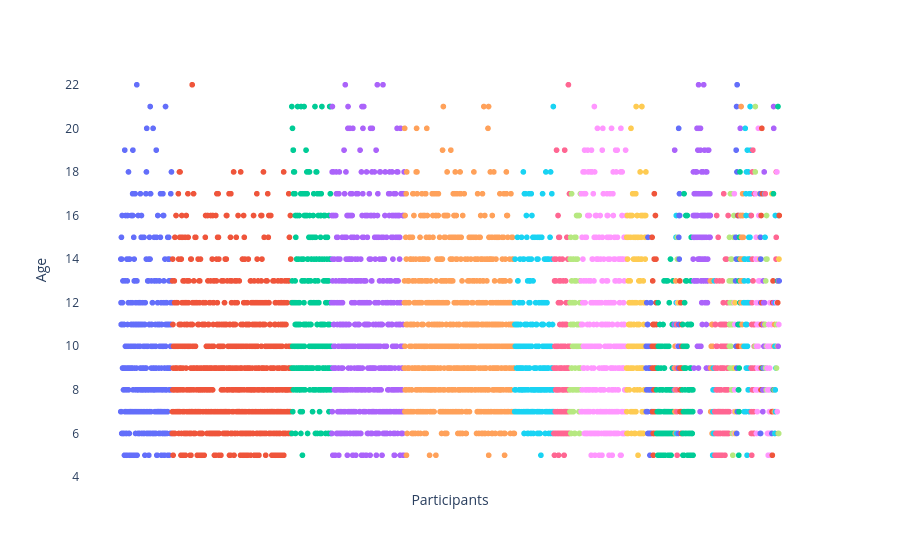

Source (notebook cell):
### Markdown cell above
## ADHD is the most diagnosed disorder in the HBN followed by ASD. Most disorders are diagnosed from 5-21 except for hyperactive/impulsive adhd, which isn't diagnosed past 13-14 years

### Code cell
fig = px.scatter(df, x="Identifiers", y="Age", color="DX_01",
                hover_name="DX_01", log_x=False, size_max=60) # size="Age"
fig.update_layout(showlegend=False)
fig.update_xaxes(showticklabels=False, title='Participants')
fig.update_layout({'plot_bgcolor': 'rgba(0,0,0,0)',
                  'paper_bgcolor': 'rgba(0,0,0,0)'})
fig.show()
